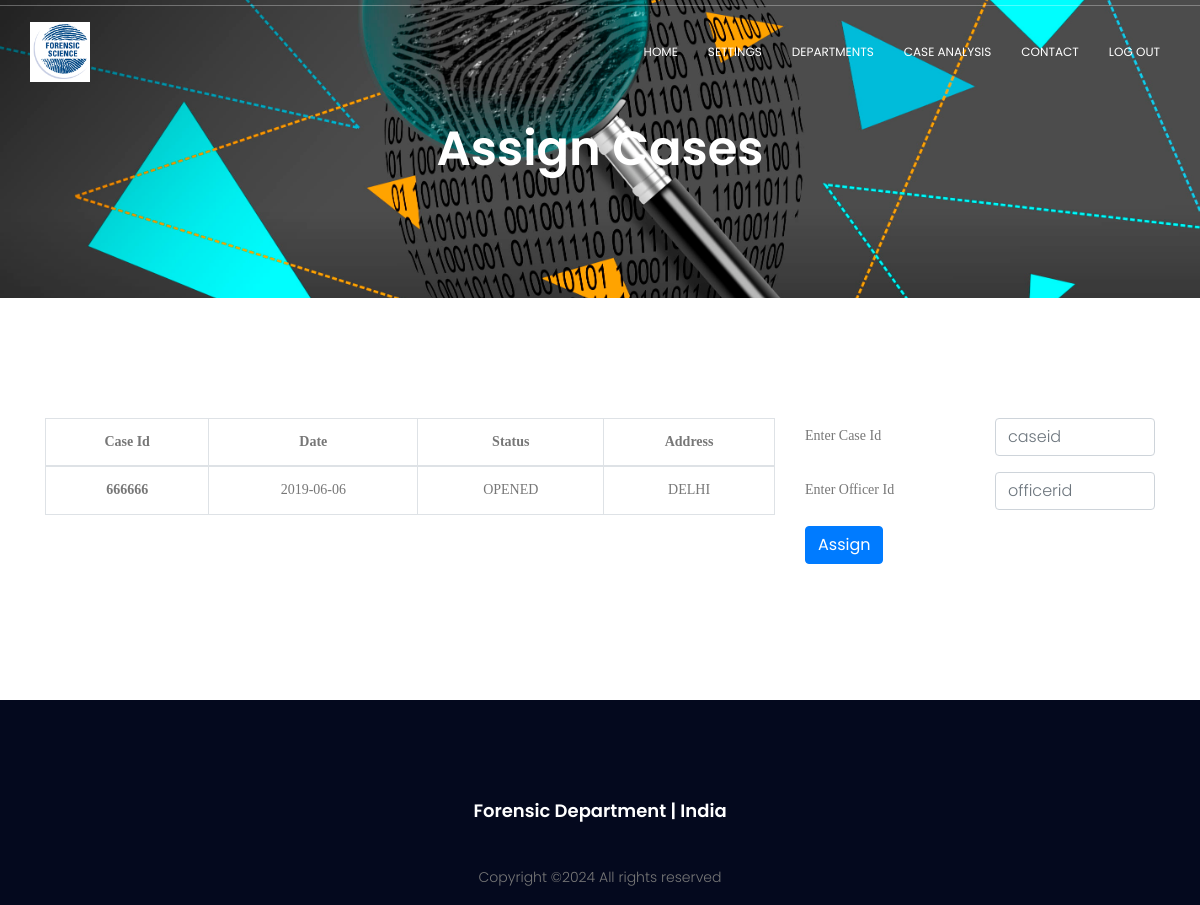
/project/assigncases.php (signed in), run on an earlier commit of the app's database.
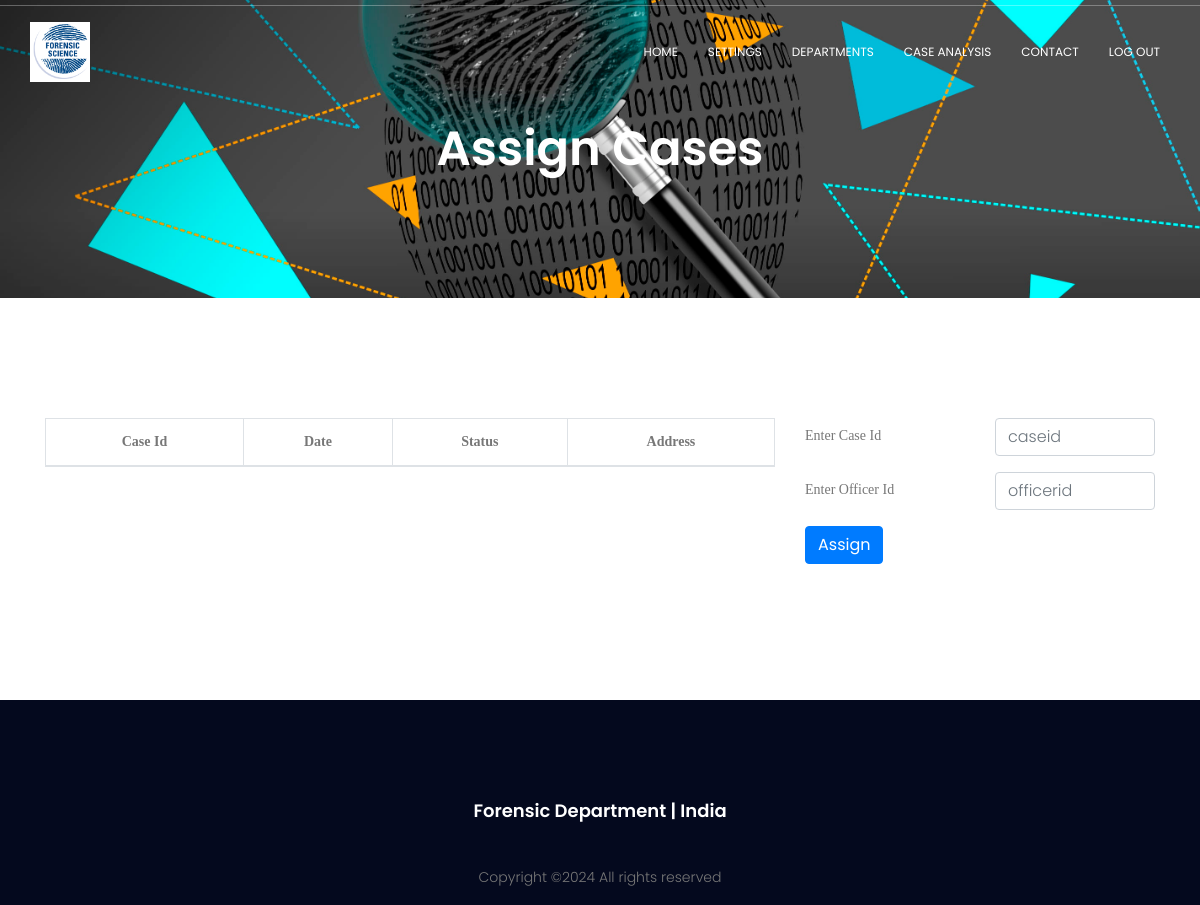
And on a later commit of the database.
### tables this page shows
CREATE TABLE `cases` (
  `CASE_ID` int(6) NOT NULL,
  `OFFICER_ID` int(4) DEFAULT NULL,
  `DATE` date NOT NULL,
  `STATUS` varchar(10) DEFAULT NULL,
  `ADDRESS` varchar(20) NOT NULL
);

### project/assigncases.php (the view, shortened to what this page needs)
<?php
	require("includes/common.php");
$asgn_query = "SELECT *
		FROM CASES
		WHERE (STATUS = 'REOPENED' OR
			  STATUS = 'OPENED'  OR
			  STATUS = 'PENDING') AND OFFICER_ID IS NULL";
$run_asgn = mysqli_query($con, $asgn_query) or die(mysqli_error($con));
?>
<!DOCTYPE html>
	<html lang="zxx" class="no-js">
	<head>
			<link rel="stylesheet" href="css/linearicons.css">
			<link rel="stylesheet" href="css/font-awesome.min.css">
			<link rel="stylesheet" href="css/bootstrap.css">
			<link rel="stylesheet" href="css/magnific-popup.css">
			<link rel="stylesheet" href="css/nice-select.css">
			<link rel="stylesheet" href="css/animate.min.css">
			<link rel="stylesheet" href="css/owl.carousel.css">
			<link rel="stylesheet" href="css/main.css">
		</head>
		<body>
			<?php
				require 'includes/header.php';
			?>
			<section class="banner-area relative" id="home">
				<div class="overlay"></div>
				<div class="container">
					<div class="row d-flex align-items-center justify-content-center">
						<div class="about-content col-lg-12">
							<h1 class="text-white">
								Assign Cases
							</h1>
						</div>
					</div>
				</div>
			</section>
			<section class="simple-services-area section-gap">
				<div class="container">
					<div class="row">
						<div class="col-lg-8 single-services">
						<table class="table table-hover table-bordered">
						<thead>
						<tr>
							<th style="font-family:verdana; text-align:center" scope="col"> Case Id </th>
							<th style="font-family:verdana; text-align:center" scope="col"> Date </th>
							<th style="font-family:verdana; text-align:center" scope="col"> Status </th>
							<th style="font-family:verdana; text-align:center" scope="col"> Address </th>
						</tr>
						</thead>
						<tbody>
						<?php
						while($asgn_r = mysqli_fetch_array($run_asgn)) { ?>
							<tr>
								<th style="font-family:verdana; text-align:center" scope="row"> <?php echo $asgn_r['CASE_ID']; ?> </th>
								<td style="font-family:verdana; text-align:center"> <?php echo $asgn_r['DATE']; ?> </td>
								<td style="font-family:verdana; text-align:center"> <?php echo $asgn_r['STATUS']; ?> </td>
								<td style="font-family:verdana; text-align:center"> <?php echo $asgn_r['ADDRESS']; ?> </td>
							</tr>
						<?php } ?>
						</tbody>
						</table>
						</div>
						<div class="col-lg-4 single-services">
							<form method="POST" enctype="multipart/form-data">
								<div class="form-group row">
									<label style="font-family:verdana;" class="col-sm-6 col-form-label"> Enter Case Id </label>
									<div class="col-sm-6">
										<input type="text" class="form-control" name="caseid" placeholder="caseid" required="true">
									</div>
								</div>
								<div class="form-group row">
									<label style="font-family:verdana;" class="col-sm-6 col-form-label"> Enter Officer Id </label>
									<div class="col-sm-6">
										<input type="text" class="form-control" name="officerid" placeholder="officerid" required="true">
									</div>
								</div>
								<div class="form-group row">
									<div class="col-sm-10">
										<button type="submit" name="submit" class="btn btn-primary btn-md"> Assign </button>
									</div>
								</div>
							</form>
						</div>
					</div>
				</div>
			</section>
			<?php
				require 'includes/footer.php';
			?>
	</body>
</html>

What changed in the data, as far as the page shows it:
removed cases: CASE_ID "666666", DATE "2019-06-06", STATUS "OPENED", ADDRESS "DELHI"
